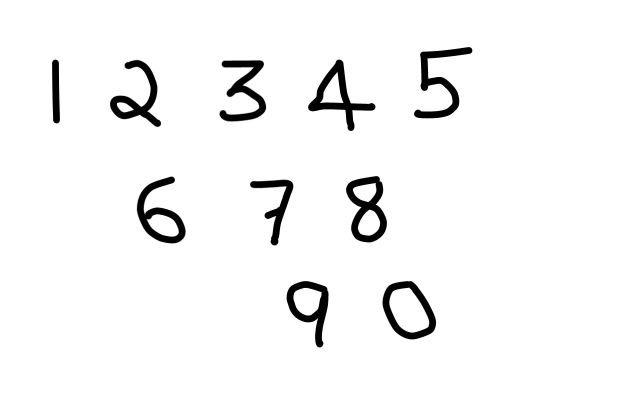
#> input picture finalDigits.jpeg, 1280 x 800 px (shown at 1/2 size); its folder holds 2 pictures in this run
$ jupyter execute --allow-errors DigitClassifierCNN.ipynb   (older library calls are emulated)
#> lines starting #> are read from the running program, lines starting #| are printed output that depends on the picture; after the words box and inside, x2 and y2 are one past the last pixel; in counts of white or black regions, pixels touching at a corner belong together
[cell 1]
import tensorflow as tf
tf.reset_default_graph()
#> (this line was passed over: tensorflow is not available in this run)
from tensorflow.examples.tutorials.mnist import input_data
import numpy as np
import math


#> (the rest of this cell did not finish here and is left out)

[cell 2]
# Test User input

import cv2
from matplotlib import pyplot as plt


im = cv2.imread('finalDigits.jpeg') #input file here
#> im is the input picture: shape (800, 1280, 3); min 0, max 255, mean 245
im_gray = cv2.cvtColor(im, cv2.COLOR_BGR2GRAY)
im_gray = cv2.GaussianBlur(im_gray, (5, 5), 0)
ret, im_th = cv2.threshold(im_gray, 90, 255, cv2.THRESH_BINARY_INV)
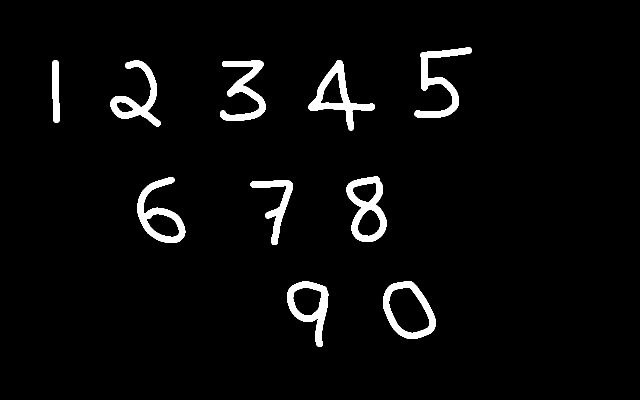
#> im_th: shape (800, 1280) (shown at 1/2 size); 3.7% white; 10 white regions
_,ctrs, hier = cv2.findContours(im_th.copy(), cv2.RETR_EXTERNAL, cv2.CHAIN_APPROX_SIMPLE)
#> ctrs = 10 contours; largest, box (x1, y1, x2, y2) and area: (766, 563, 872, 678) 8764, (693, 353, 773, 484) 7318, (574, 563, 657, 694) 5998, (274, 354, 371, 486) 5902, (617, 120, 750, 261) 5829
rects = [cv2.boundingRect(ctr) for ctr in ctrs]
#> rects = [(766, 563, 106, 115), (574, 563, 83, 131), (501, 360, 85, 130), (274, 354, 97, 132), (693, 353, 80, 131), (440, 121, 92, 121), (221, 121, 100, 132), (617, 120, 133, 141), (105, 120, 14, 126), (829, 95, 115, 141)]

numbers=[]
pred_numbers=[]
plt.imshow(im_th)
plt.show()
print("\n---Extracted Digits---\n")

for rect in rects:
    cv2.rectangle(im, (rect[0], rect[1]), (rect[0] + rect[2], rect[1] + rect[3]), (0, 255, 0), 3)
    leng = int(rect[3] * 1.6)
    pt1 = int(rect[1] + rect[3] // 2 - leng // 2)
    pt2 = int(rect[0] + rect[2] // 2 - leng // 2)
    roi = im_th[pt1:pt1+leng, pt2:pt2+leng]
    roi = cv2.resize(roi, (28, 28), interpolation=cv2.INTER_AREA)
    plt.imshow(roi)
    plt.show()
    roi=roi[:, :, np.newaxis]
    numbers.append(roi)
#> this loop made 10 passes
#> (rect, leng, pt1, pt2) on passes 1 to 10: ((766, 563, 106, 115), 184, 528, 727), ((574, 563, 83, 131), 209, 524, 511), ((501, 360, 85, 130), 208, 321, 439), ((274, 354, 97, 132), 211, 315, 217), ((693, 353, 80, 131), 209, 314, 629), ((440, 121, 92, 121), 193, 85, 390), ((221, 121, 100, 132), 211, 82, 166), ((617, 120, 133, 141), 225, 78, 571), ((105, 120, 14, 126), 201, 83, 12), ((829, 95, 115, 141), 225, 53, 774)
#> pass 1, `roi = im_th[pt1:pt1+leng, pt2:pt2+leng]`:
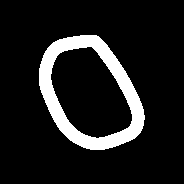
#> roi: shape (184, 184); 11.5% white; 1 white region, box (x1, y1, x2, y2) and area: (39, 35, 145, 150) 3895
#> pass 1, `roi = cv2.resize(roi, (28, 28), interpolation=cv2.INTER_AREA)`:
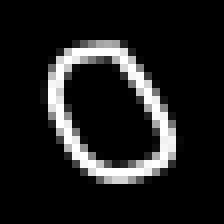
#> roi: shape (28, 28) (shown 8 times larger); min 0, max 255, mean 29.3
#> pass 2, `roi = im_th[pt1:pt1+leng, pt2:pt2+leng]`:
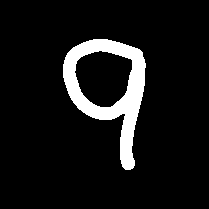
#> roi: shape (209, 209); 8.6% white; 1 white region, box (x1, y1, x2, y2) and area: (63, 39, 146, 170) 3770
#> pass 2, `roi = cv2.resize(roi, (28, 28), interpolation=cv2.INTER_AREA)`:
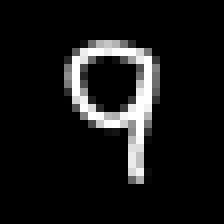
#> roi: shape (28, 28) (shown 8 times larger); min 0, max 255, mean 22
#> after the loop:
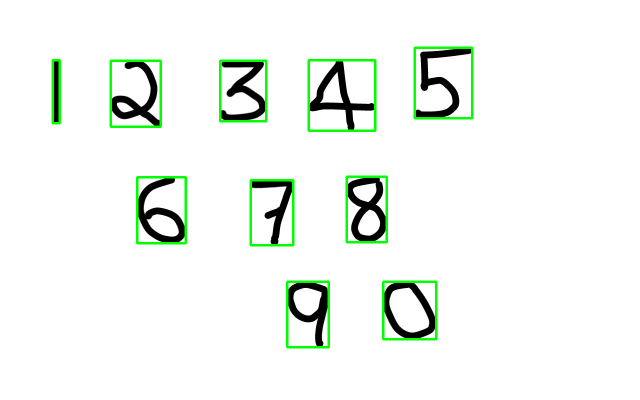
#> im: shape (800, 1280, 3) (shown at 1/2 size); 2.14% of pixels changed, all inside (x1, y1, x2, y2) = (103, 93, 947, 697)
#> after the loop, numbers = 10 items


#> (the rest of this cell did not finish here and is left out)
